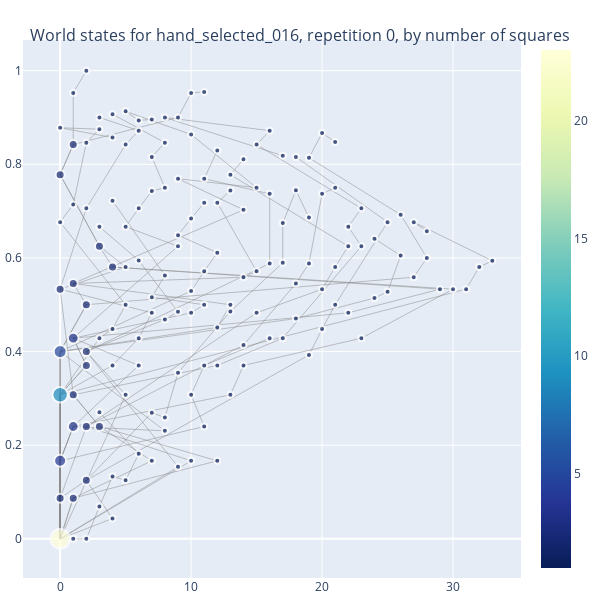

Notebook source saved alongside this figure:
### Code cell
target = targets[7]
fig, ax = plt.subplots()
ax.axis('off')
ax.imshow(np.rot90(target_maps[target]))
plot_f1_trajectory_graph(target_name=target, rep = 0, bins=9)

### Figure 1 — Plotly figure (JSON) as saved in the notebook; plotly's stock layout.template omitted (floating-point values rounded to 4 significant figures; data arrays with more than 128 entries replaced by an {"elided": "..."} marker saying what was removed)
{"data": [{"hoverinfo": "none", "line": {"color": "#888", "width": 0.5}, "mode": "lines", "type": "scatter", "x": {"elided": "570 int values"}, "y": {"elided": "570 float values"}}, {"hoverinfo": "text", "marker": {"color": {"elided": "157 int values"}, "colorscale": [[0, "rgb(255,255,217)"], [0.125, "rgb(237,248,177)"], [0.25, "rgb(199,233,180)"], [0.375, "rgb(127,205,187)"], [0.5, "rgb(65,182,196)"], [0.625, "rgb(29,145,192)"], [0.75, "rgb(34,94,168)"], [0.875, "rgb(37,52,148)"], [1, "rgb(8,29,88)"]], "line": {"width": 2}, "reversescale": true, "showscale": true, "size": {"elided": "157 float values"}}, "mode": "markers", "type": "scatter", "x": {"elided": "157 int values"}, "y": {"elided": "157 float values"}}], "layout": {"annotations": [{"showarrow": false, "text": "", "x": 0.005, "xref": "paper", "y": -0.002, "yref": "paper"}], "height": 600, "hovermode": "closest", "margin": {"b": 20, "l": 5, "r": 5, "t": 40}, "showlegend": false, "title": {"font": {"size": 16}, "text": "<br>World states for hand_selected_016, repetition 0, by number of squares"}, "width": 600}}
